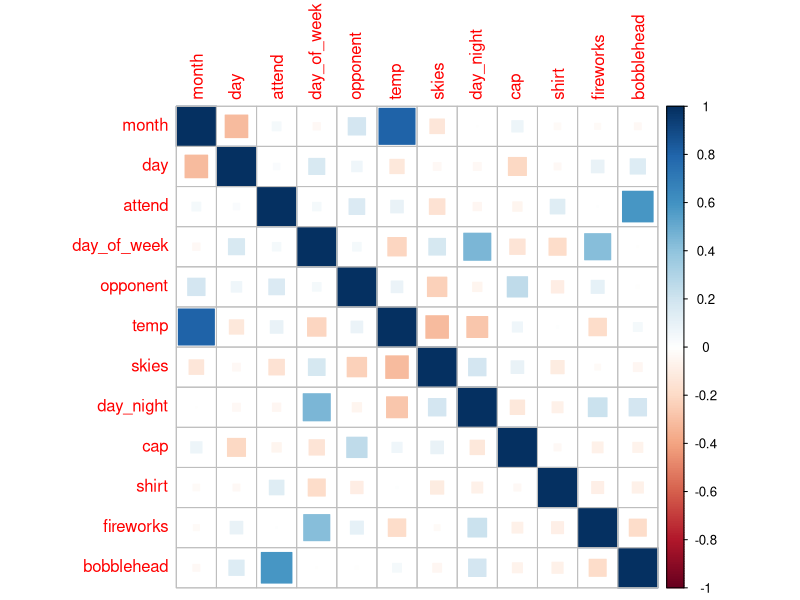
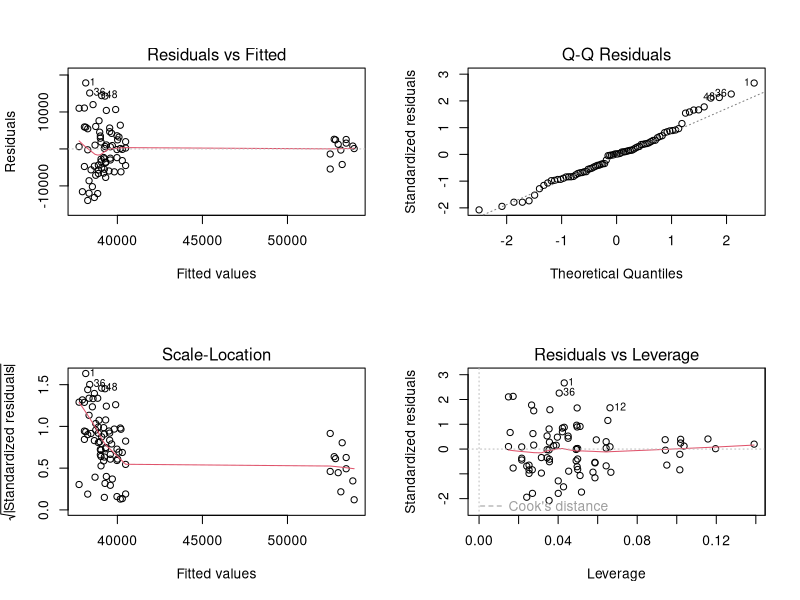
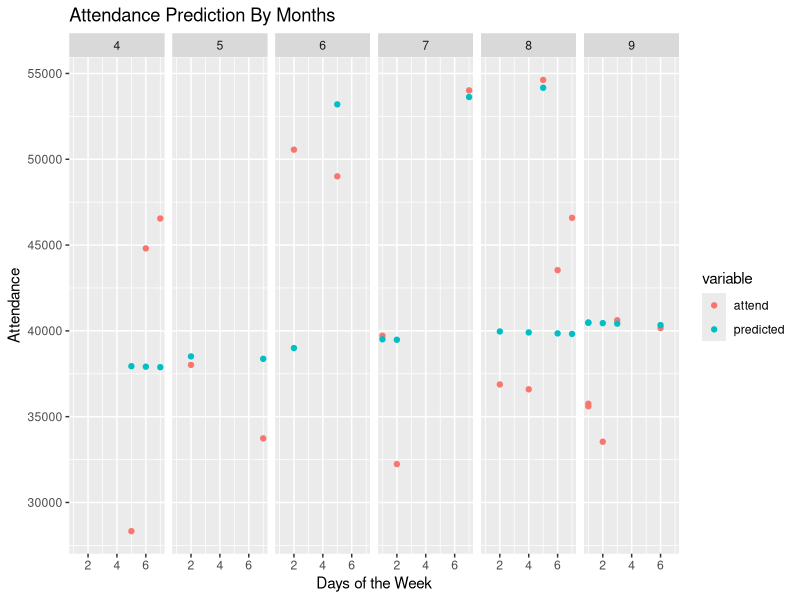

Reproduce these figures in R, in order.
## ---- chunk 1
knitr::opts_chunk$set(echo = TRUE)

# load libraries that may be needed
library(readr)
library(dplyr)
library(corrplot)
library(ggplot2)
library(skimr)
library(reshape2)
## ---- chunk 2
# load csv file dodgers_num.csv
dodger <- read.csv('dodgers_num.csv')

# inspect data
head(dodger)
str(dodger)

# Here the data is skimmed to take a overarching evaluation of it. No data is missing and the distributions are as expected for the subject matter.
skim(dodger)
## ---- chunk 3
corrplot(cor(dodger), method = 'square')

# look at correlation values with attendance
Attendcorrs <- cor(dodger$attend, dodger)
Attendcorrs
## ---- chunk 4
mod_1 <- lm(attend ~ month + day_of_week + bobblehead, data = dodger)
summary(mod_1)
## ---- chunk 5
par(mfrow=c(2,2))
plot(mod_1)
par(mfrow=c(1,1))
## ---- chunk 6
# set random seed
set.seed(56)

# split the data, set up train and test subsets (75/25 split)
training_indices <- sample(1:nrow(dodger), round(nrow(dodger)*0.75))
train <- dodger[training_indices, ]
test <- dodger[-training_indices, ]

# test the data through the model
lmMod <- lm(attend ~ month + day_of_week + bobblehead, data = train)
pred <- predict(lmMod, test)

summary(lmMod)
## ---- chunk 7
actuals_preds <- data.frame(cbind(actual = test$attend, predicted = pred))
head(actuals_preds)
## ---- chunk 8
# new dataframe
new_test <- test
new_test['predicted'] <- actuals_preds$predicted
melted_df <- melt(data = new_test, id.vars = c("month", "day_of_week"), measure.vars = c("attend", "predicted"))

# visualize actual vs predicted data
prediction_plot <- ggplot(melted_df, aes(x = day_of_week, y = value, color=variable)) + 
  geom_point()

prediction_plot + facet_grid(~month) + 
  xlab('Days of the Week') + 
  ylab('Attendance') + 
  ggtitle('Attendance Prediction By Months')
